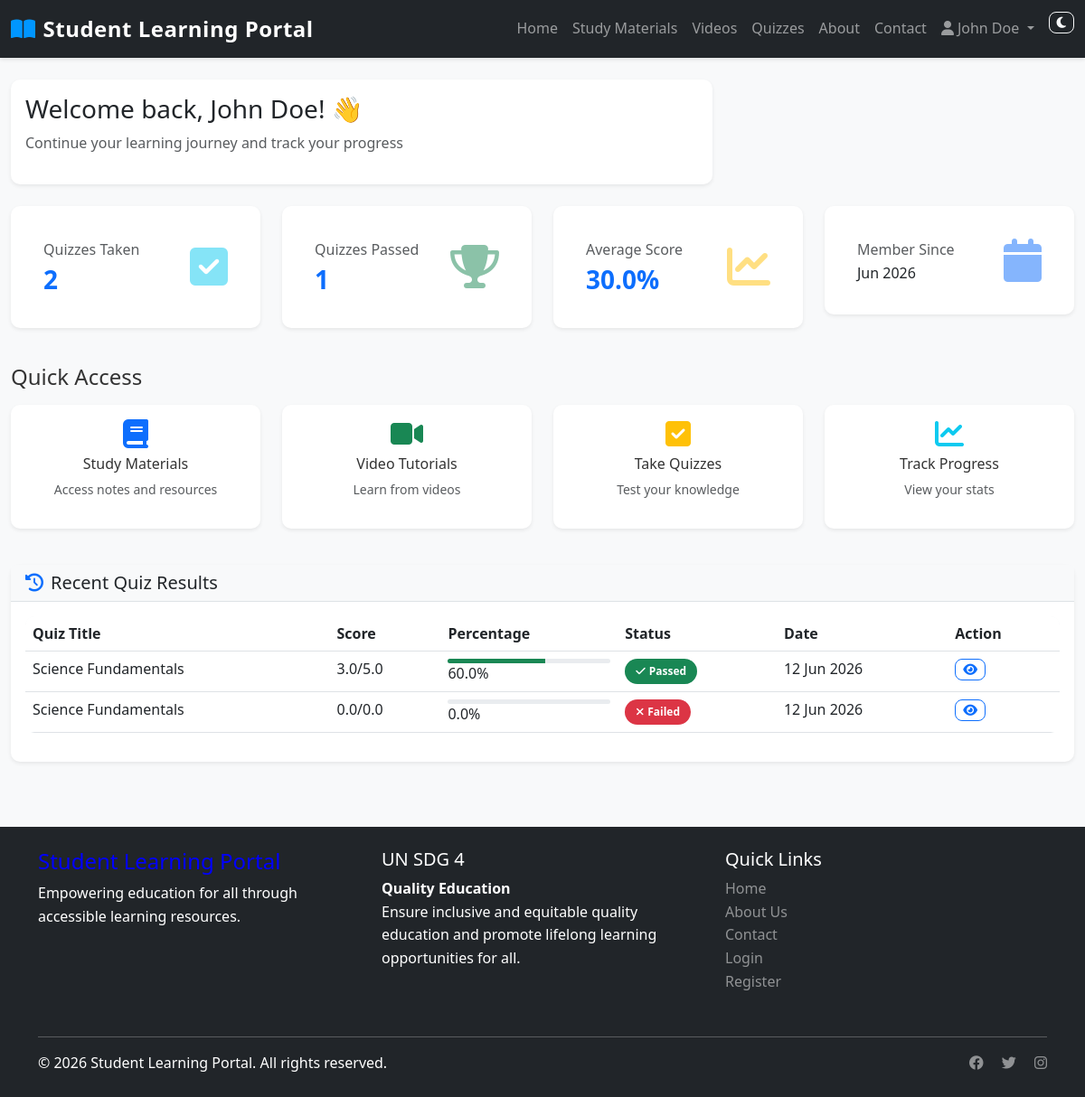
The page /dashboard (signed in) on the database its author committed.
### app.py (models this page shows)
class User(db.Model):
    id = db.Column(db.Integer, primary_key=True)
    username = db.Column(db.String(80), unique=True, nullable=False)
    email = db.Column(db.String(120), unique=True, nullable=False)
    password = db.Column(db.String(200), nullable=False)
    full_name = db.Column(db.String(120), nullable=False)
    created_at = db.Column(db.DateTime, default=datetime.utcnow)
    avatar = db.Column(db.String(200), default='default.jpg')
    quiz_results = db.relationship('QuizResult', backref='user', lazy=True, cascade='all, delete-orphan')
    feedback = db.relationship('Feedback', backref='user', lazy=True, cascade='all, delete-orphan')

class QuizResult(db.Model):
    id = db.Column(db.Integer, primary_key=True)
    user_id = db.Column(db.Integer, db.ForeignKey('user.id'), nullable=False)
    quiz_id = db.Column(db.Integer, db.ForeignKey('quiz.id'), nullable=False)
    score = db.Column(db.Float, nullable=False)
    total_marks = db.Column(db.Float, nullable=False)
    percentage = db.Column(db.Float, nullable=False)
    passed = db.Column(db.Boolean, default=False)
    completed_at = db.Column(db.DateTime, default=datetime.utcnow)
    time_taken = db.Column(db.Integer)  # in seconds
    answers = db.Column(db.Text)  # JSON format

class Quiz(db.Model):
    id = db.Column(db.Integer, primary_key=True)
    title = db.Column(db.String(200), nullable=False)
    description = db.Column(db.Text, nullable=False)
    subject = db.Column(db.String(100), nullable=False)
    total_questions = db.Column(db.Integer, default=0)
    time_limit = db.Column(db.Integer)  # in minutes
    passing_score = db.Column(db.Float, default=60.0)
    created_at = db.Column(db.DateTime, default=datetime.utcnow)
    questions = db.relationship('Question', backref='quiz', lazy=True, cascade='all, delete-orphan')
    results = db.relationship('QuizResult', backref='quiz', lazy=True, cascade='all, delete-orphan')

### app.py (the view)
@app.route('/dashboard')
@login_required
def dashboard():
    user_id = session.get('user_id')
    user = User.query.get(user_id)
    total_quizzes_taken = QuizResult.query.filter_by(user_id=user_id).count()
    total_quizzes_passed = QuizResult.query.filter_by(user_id=user_id, passed=True).count()
    avg_score = db.session.query(db.func.avg(QuizResult.percentage)).filter_by(user_id=user_id).scalar() or 0
    recent_results = QuizResult.query.filter_by(user_id=user_id).order_by(QuizResult.completed_at.desc()).limit(5).all()
    return render_template('dashboard.html',
                         user=user,
                         total_quizzes_taken=total_quizzes_taken,
                         total_quizzes_passed=total_quizzes_passed,
                         avg_score=round(avg_score, 2),
                         recent_results=recent_results)

### templates/dashboard.html (shortened to what this page needs)
{% extends "base.html" %}
{% block content %}
<div class="container-fluid py-4">
    <div class="row mb-4">
        <div class="col-md-8">
            <div class="card shadow-sm border-0 bg-gradient">
                <div class="card-body">
                    <h3 class="mb-2">Welcome back, {{ user.full_name }}! 👋</h3>
                    <p class="text-muted">Continue your learning journey and track your progress</p>
                </div>
            </div>
        </div>
    </div>
    <div class="row mb-4">
        <div class="col-md-3 mb-3">
            <div class="card stat-card shadow-sm border-0">
                <div class="card-body">
                    <div class="d-flex justify-content-between align-items-center">
                        <div>
                            <p class="text-muted mb-1">Quizzes Taken</p>
                            <h3 class="mb-0">{{ total_quizzes_taken }}</h3>
                        </div>
                        <i class="fas fa-check-square fa-3x text-info opacity-50"></i>
                    </div>
                </div>
            </div>
        </div>
        <div class="col-md-3 mb-3">
            <div class="card stat-card shadow-sm border-0">
                <div class="card-body">
                    <div class="d-flex justify-content-between align-items-center">
                        <div>
                            <p class="text-muted mb-1">Quizzes Passed</p>
                            <h3 class="mb-0">{{ total_quizzes_passed }}</h3>
                        </div>
                        <i class="fas fa-trophy fa-3x text-success opacity-50"></i>
                    </div>
                </div>
            </div>
        </div>
        <div class="col-md-3 mb-3">
            <div class="card stat-card shadow-sm border-0">
                <div class="card-body">
                    <div class="d-flex justify-content-between align-items-center">
                        <div>
                            <p class="text-muted mb-1">Average Score</p>
                            <h3 class="mb-0">{{ avg_score }}%</h3>
                        </div>
                        <i class="fas fa-chart-line fa-3x text-warning opacity-50"></i>
                    </div>
                </div>
            </div>
        </div>
        <div class="col-md-3 mb-3">
            <div class="card stat-card shadow-sm border-0">
                <div class="card-body">
                    <div class="d-flex justify-content-between align-items-center">
                        <div>
                            <p class="text-muted mb-1">Member Since</p>
                            <h6 class="mb-0">{{ user.created_at.strftime('%b %Y') }}</h6>
                        </div>
                        <i class="fas fa-calendar fa-3x text-primary opacity-50"></i>
                    </div>
                </div>
            </div>
        </div>
    </div>
    <div class="row mb-4">
        <div class="col-md-12">
            <h4 class="mb-3">Quick Access</h4>
            <div class="row">
                <div class="col-md-3 mb-3">
                    <a href="/study-materials" class="card quick-link shadow-sm border-0 text-decoration-none">
                        <div class="card-body text-center">
                            <i class="fas fa-book fa-2x text-primary mb-2"></i>
                            <h6>Study Materials</h6>
                            <p class="text-muted small">Access notes and resources</p>
                        </div>
                    </a>
                </div>
                <div class="col-md-3 mb-3">
                    <a href="/videos" class="card quick-link shadow-sm border-0 text-decoration-none">
                        <div class="card-body text-center">
                            <i class="fas fa-video fa-2x text-success mb-2"></i>
                            <h6>Video Tutorials</h6>
                            <p class="text-muted small">Learn from videos</p>
                        </div>
                    </a>
                </div>
                <div class="col-md-3 mb-3">
                    <a href="/quizzes" class="card quick-link shadow-sm border-0 text-decoration-none">
                        <div class="card-body text-center">
                            <i class="fas fa-check-square fa-2x text-warning mb-2"></i>
                            <h6>Take Quizzes</h6>
                            <p class="text-muted small">Test your knowledge</p>
                        </div>
                    </a>
                </div>
                <div class="col-md-3 mb-3">
                    <a href="/progress" class="card quick-link shadow-sm border-0 text-decoration-none">
                        <div class="card-body text-center">
                            <i class="fas fa-chart-line fa-2x text-info mb-2"></i>
                            <h6>Track Progress</h6>
                            <p class="text-muted small">View your stats</p>
                        </div>
                    </a>
                </div>
            </div>
        </div>
    </div>
    <div class="row">
        <div class="col-md-12">
            <div class="card shadow-sm border-0">
                <div class="card-header bg-light border-bottom">
                    <h5 class="mb-0"><i class="fas fa-history me-2 text-primary"></i>Recent Quiz Results</h5>
                </div>
                <div class="card-body">
                    {% if recent_results %}
                    <div class="table-responsive">
                        <table class="table table-hover">
                            <thead>
                                <tr>
                                    <th>Quiz Title</th>
                                    <th>Score</th>
                                    <th>Percentage</th>
                                    <th>Status</th>
                                    <th>Date</th>
                                    <th>Action</th>
                                </tr>
                            </thead>
                            <tbody>
                                {% for result in recent_results %}
                                <tr>
                                    <td>{{ result.quiz.title }}</td>
                                    <td>{{ result.score }}/{{ result.total_marks }}</td>
                                    <td>
                                        <div class="progress" style="height: 5px;">
                                            <div class="progress-bar {% if result.passed %}bg-success{% else %}bg-danger{% endif %}" style="width: {{ result.percentage }}%"></div>
                                        </div>
                                        {{ result.percentage }}%
                                    </td>
                                    <td>
                                        {% if result.passed %}
                                        <span class="badge bg-success"><i class="fas fa-check me-1"></i>Passed</span>
                                        {% else %}
                                        <span class="badge bg-danger"><i class="fas fa-times me-1"></i>Failed</span>
                                        {% endif %}
                                    </td>
                                    <td>{{ result.completed_at.strftime('%d %b %Y') }}</td>
                                    <td>
                                        <a href="/quiz-result/{{ result.id }}" class="btn btn-sm btn-outline-primary">
                                            <i class="fas fa-eye"></i>
                                        </a>
                                    </td>
                                </tr>
                                {% endfor %}
                            </tbody>
                        </table>
                    </div>
                    {% else %}
                    <p class="text-muted text-center py-4">
                        <i class="fas fa-inbox fa-3x mb-3"></i><br>
                        No quiz attempts yet. <a href="/quizzes">Take your first quiz!</a>
                    </p>
                    {% endif %}
                </div>
            </div>
        </div>
    </div>
</div>
{% endblock %}

### templates/base.html (shortened to what this page needs)
<html>
<html lang="en">
<head>
    <link href="https://cdn.jsdelivr.net/npm/bootstrap@5.3.0/dist/css/bootstrap.min.css" rel="stylesheet">
    <link rel="stylesheet" href="https://cdnjs.cloudflare.com/ajax/libs/font-awesome/6.4.0/css/all.min.css">
    <link rel="stylesheet" href="{{ url_for('static', filename='css/style.css') }}">
</head>
<body>
    <nav class="navbar navbar-expand-lg navbar-dark bg-dark sticky-top">
        <div class="container-fluid">
            <a class="navbar-brand" href="/">
                <i style="color:#0096FF;" class="fas fa-book-open me-2"></i>Student Learning Portal
            </a>
            <div class="collapse navbar-collapse" id="navbarNav">
                <ul class="navbar-nav ms-auto">
                    <li class="nav-item"><a class="nav-link" href="/">Home</a></li>
                    <li class="nav-item"><a class="nav-link" href="/study-materials">Study Materials</a></li>
                    <li class="nav-item"><a class="nav-link" href="/videos">Videos</a></li>
                    <li class="nav-item"><a class="nav-link" href="/quizzes">Quizzes</a></li>
                    <li class="nav-item"><a class="nav-link" href="/about">About</a></li>
                    <li class="nav-item"><a class="nav-link" href="/contact">Contact</a></li>
                    {% if session.user_id %}
                    <li class="nav-item dropdown">
                        <a class="nav-link dropdown-toggle" href="#" id="userDropdown" role="button" data-bs-toggle="dropdown">
                            <i class="fas fa-user me-1"></i>{{ session.full_name }}
                        </a>
                    </li>
                    <li class="nav-item">
                        <button class="btn btn-sm btn-outline-light ms-2" id="darkModeToggle">
                            <i class="fas fa-moon"></i>
                        </button>
                    </li>
                    {% endif %}
                </ul>
            </div>
        </div>
    </nav>
    <main class="main-content">
        {% block content %}{% endblock %}
    </main>
    <footer class="bg-dark text-white mt-5 py-4">
        <div class="container">
            <div class="row">
                <div class="col-md-4 mb-3">
                    <h4 style="color:Blue">Student Learning Portal</h4>
                    <p>Empowering education for all through accessible learning resources.</p>
                </div>
                <div class="col-md-4 mb-3">
                    <h5>UN SDG 4</h5>
                    <p><strong>Quality Education</strong><br>
                    Ensure inclusive and equitable quality education and promote lifelong learning opportunities for all.</p>
                </div>
                <div class="col-md-4 mb-3">
                    <h5>Quick Links</h5>
                    <ul class="list-unstyled">
                        <li><a href="/" class="text-white-50">Home</a></li>
                        <li><a href="/about" class="text-white-50">About Us</a></li>
                        <li><a href="/contact" class="text-white-50">Contact</a></li>
                        <li><a href="/login" class="text-white-50">Login</a></li>
                        <li><a href="/register" class="text-white-50">Register</a></li>
                    </ul>
                </div>
            </div>
            <hr class="bg-white-50">
            <div class="row">
                <div class="col-md-6">
                    <p class="mb-0">&copy; 2026 Student Learning Portal. All rights reserved.</p>
                </div>
                <div class="col-md-6 text-end">
                    <a href="#" class="text-white-50 me-3"><i class="fab fa-facebook"></i></a>
                    <a href="#" class="text-white-50 me-3"><i class="fab fa-twitter"></i></a>
                    <a href="#" class="text-white-50"><i class="fab fa-instagram"></i></a>
                </div>
            </div>
        </div>
    </footer>
</body>
</html>

### rows shown on the page
User: full_name "John Doe", created_at "Jun 2026"
QuizResult: quiz "Science Fundamentals", score "3.0", total_marks "5.0", passed True (drawn), percentage "60.0", completed_at "12 Jun 2026"
QuizResult: quiz "Science Fundamentals", score "0.0", total_marks "0.0", percentage "0.0", passed False (drawn), completed_at "12 Jun 2026"

### other values the page prints
{{ total_quizzes_taken }} "2"
{{ total_quizzes_passed }} "1"
{{ avg_score }} "30.0"
